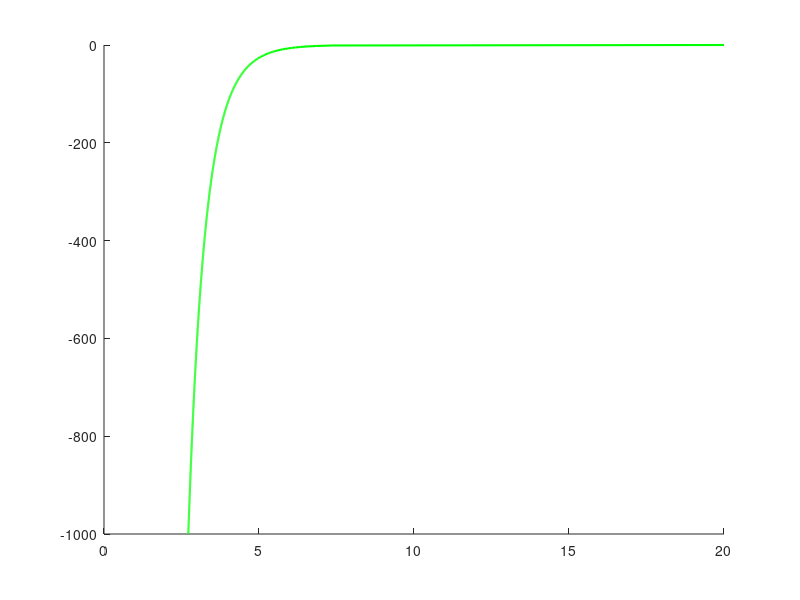

MATLAB code to generate this figure: (Note: this script raises an error after producing the figure.)
temperature = 5:5:30; % temperature varies in steps on 5 from 5 to 30
salinity = 10:5:35; % salinity varies in steps of 5 from 10 to 35
depth = 0:1000; % depth varies in steps of 1 from 0 to 1000
u = 4; % salinity
v = 10; % temperature
expo_temp = 20*exp(-depth.^.1);
line(expo_temp,-depth,'color','g','LineWidth',1.5);
ax1 = gca; %current axis
ax1.XColor = 'r';
ax1.YColor = 'r';
ax1.XLim = [0 35];
ylabel('Depth, z (m)')
xlabel('Temperature, T (degree celcius)')
ax1_pos = ax1.Position; % position of first axes
ax2 = axes('Position',ax1_pos,...
    'XAxisLocation','top',...
    'YAxisLocation','right',...
    'Color','none');
ax2.XLim = [1450 1468];
ax2.YLim = [-1000 0];
ylabel('Depth, z (m)')
xlabel('Sound velocity, c (m/s)')
c = speedOfSound(u, v, depth); % calling the function
line(c,-depth,'Parent',ax2,'Color','k','LineWidth',1.5)
c = speedOfSound(26, expo_temp, depth); % calling the function
line(c,-depth,'Parent',ax2,'Color','b','LineWidth',1.5)











